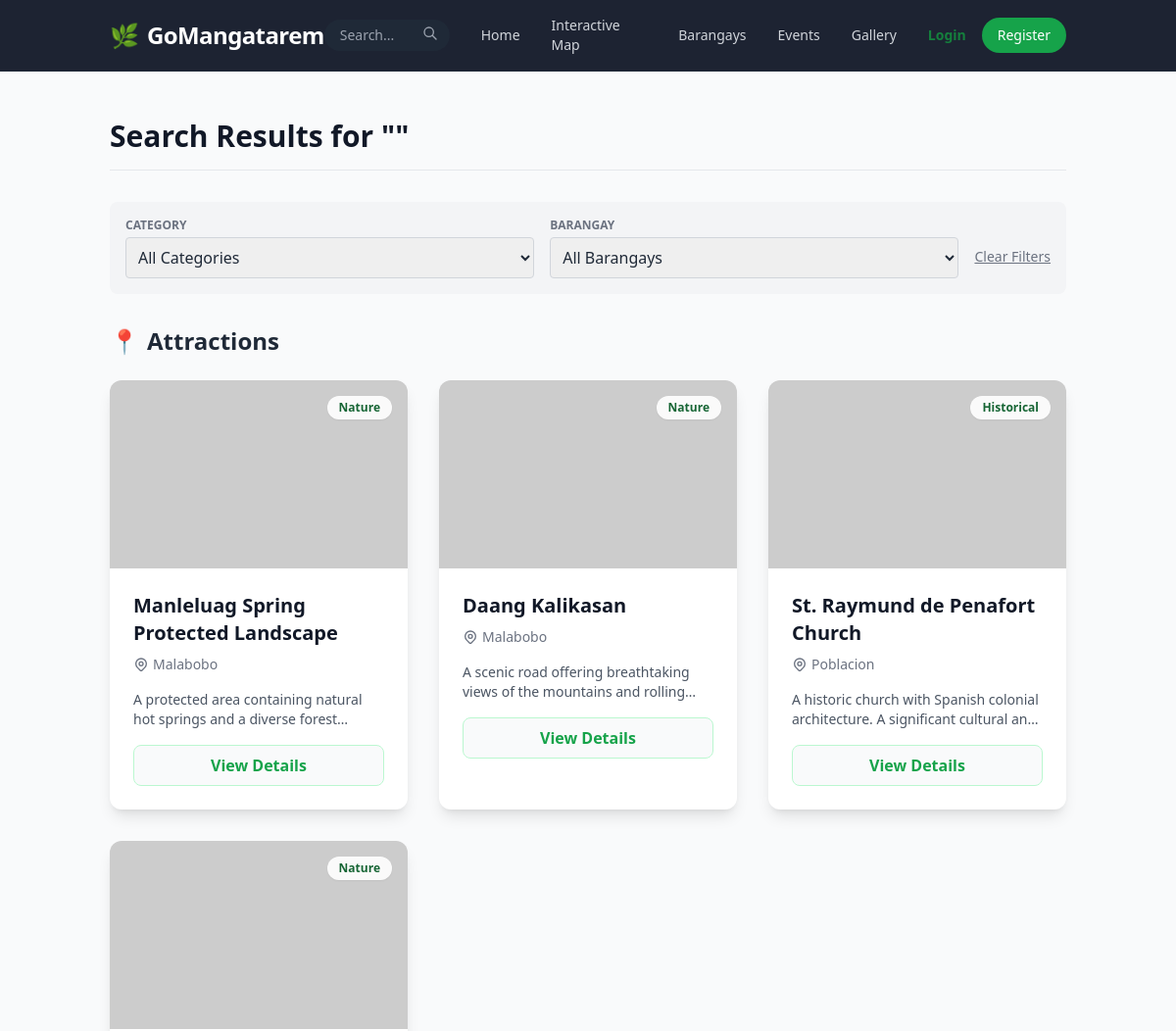
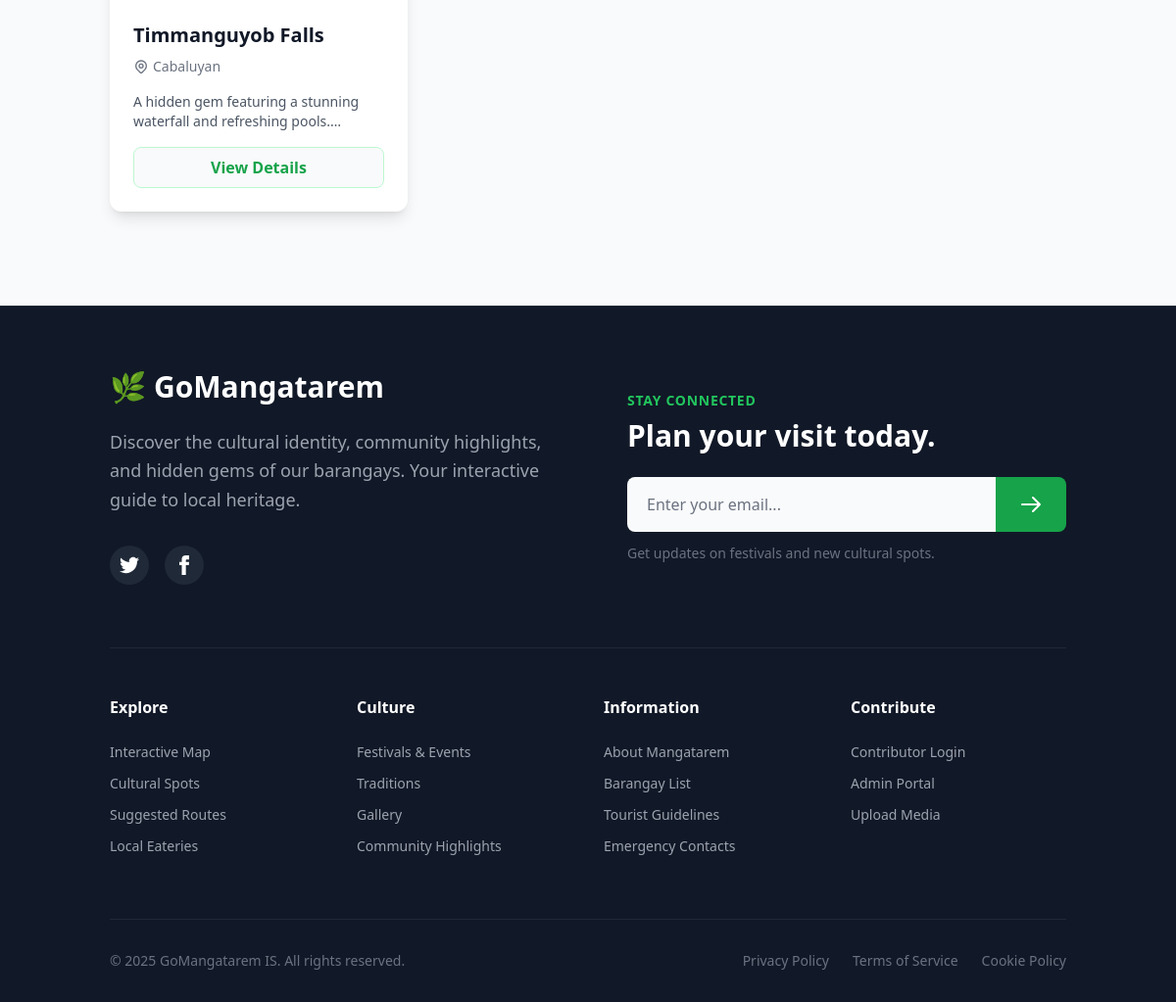
Screenshot of /search with the database file from the repository (2 pictures, top to bottom).
### models.py (models this page shows)
class Attraction(db.Model):
    id = db.Column(db.Integer, primary_key=True)
    name = db.Column(db.String(100), nullable=False)
    description = db.Column(db.Text, nullable=False)
    category = db.Column(db.String(50), nullable=False) # Nature, Historical, Religious, etc.
    barangay = db.Column(db.String(100), nullable=True)
    lat = db.Column(db.Float, nullable=False)
    lng = db.Column(db.Float, nullable=False)
    image_url = db.Column(db.String(200), nullable=True)
    status = db.Column(db.String(20), default='pending') # 'pending', 'approved'
    user_id = db.Column(db.Integer, db.ForeignKey('user.id'), nullable=True)
    created_at = db.Column(db.DateTime, default=datetime.utcnow)

### routes/public.py (the view, shortened to what this page needs)
@public_bp.route('/search')
def search():
    query = request.args.get('q', '')
    category_filter = request.args.get('category', '')
    barangay_filter = request.args.get('barangay', '')
    attractions_query = Attraction.query.filter_by(status='approved')
    events_query = Event.query.filter_by(status='approved')
    if category_filter and category_filter != 'all':
        attractions_query = attractions_query.filter(Attraction.category == category_filter)
        events_query = events_query.filter(Event.category == category_filter)
    if barangay_filter and barangay_filter != 'all':
        attractions_query = attractions_query.filter(Attraction.barangay == barangay_filter)
        events_query = events_query.filter(Event.barangay == barangay_filter)
    attractions = attractions_query.all()
    events = events_query.all()
    available_categories = db.session.query(Attraction.category).distinct().all()
    available_barangays = db.session.query(Attraction.barangay).filter(Attraction.barangay != None).distinct().all()
    return render_template('search_results.html',
                         query=query,
                         attractions=attractions,
                         events=events,
                         categories=[c[0] for c in available_categories],
                         barangays=[b[0] for b in available_barangays],
                         selected_category=category_filter,
                         selected_barangay=barangay_filter)

### templates/search_results.html (shortened to what this page needs)
{% extends 'base.html' %}
{% block content %}
<div class="container mx-auto px-6 py-12 min-h-[60vh]">
    <h1 class="text-3xl font-bold mb-8 text-gray-900 border-b pb-4">
        Search Results for ""
    </h1>
    <div class="bg-gray-100 p-4 rounded-lg mb-8">
        <form action="{{ url_for('public.search') }}" method="GET" class="flex flex-col md:flex-row gap-4">
            <div class="flex-1">
                <label class="block text-xs font-bold text-gray-500 uppercase mb-1">Category</label>
                <select name="category" onchange="this.form.submit()"
                    class="w-full p-2 rounded border border-gray-300 focus:border-green-500 focus:ring-1 focus:ring-green-500">
                    <option value="all">All Categories</option>
                </select>
            </div>
            <div class="flex-1">
                <label class="block text-xs font-bold text-gray-500 uppercase mb-1">Barangay</label>
                <select name="barangay" onchange="this.form.submit()"
                    class="w-full p-2 rounded border border-gray-300 focus:border-green-500 focus:ring-1 focus:ring-green-500">
                    <option value="all">All Barangays</option>
                </select>
            </div>
            <div class="flex items-end">
                <a href="{{ url_for('public.search', q=query) }}"
                    class="text-sm text-gray-500 hover:text-red-500 underline mb-3">Clear Filters</a>
            </div>
        </form>
    </div>
    {% if attractions %}
    <div class="mb-12">
        <h2 class="text-2xl font-bold mb-6 flex items-center gap-2">
            <span class="text-green-600">📍</span> Attractions
        </h2>
        <div class="grid grid-cols-1 md:grid-cols-2 lg:grid-cols-3 gap-8">
            {% for attraction in attractions %}
            <div
                class="bg-white rounded-xl shadow-lg overflow-hidden group hover:shadow-2xl transition duration-300 transform hover:-translate-y-1">
                <div class="relative h-48 overflow-hidden">
                    {% if attraction.image_url %}
                    <img src="{{ attraction.image_url }}" alt="{{ attraction.name }}"
                        class="w-full h-full object-cover transform group-hover:scale-110 transition duration-500">
                    {% else %}
                    <div class="w-full h-full bg-gray-200 flex items-center justify-center">
                        <span class="text-gray-400">No Image</span>
                    </div>
                    {% endif %}
                    <div
                        class="absolute top-4 right-4 bg-white/90 backdrop-blur-sm px-3 py-1 rounded-full text-xs font-bold text-green-800 shadow-sm">
                        {{ attraction.category }}
                    </div>
                </div>
                <div class="p-6">
                    <h3 class="text-xl font-bold mb-2 text-gray-900 group-hover:text-green-600 transition">{{
                        attraction.name }}</h3>
                    <p class="text-sm text-gray-500 mb-4 flex items-center gap-1">
                        {{ attraction.barangay or 'Mangatarem' }}
                    </p>
                    <p class="text-gray-600 mb-4 line-clamp-2 text-sm">{{ attraction.description }}</p>
                    <a href="{{ url_for('public.attraction_detail', id=attraction.id) }}"
                        class="inline-block w-full text-center bg-gray-50 hover:bg-green-50 text-green-600 font-semibold py-2 rounded-lg border border-green-200 transition duration-300">
                        View Details
                    </a>
                </div>
            </div>
            {% endfor %}
        </div>
    </div>
    {% endif %}
</div>
{% endblock %}

### templates/base.html (shortened to what this page needs)
<!DOCTYPE html>
<html lang="en">
<head>
    <link rel="stylesheet" href="{{ url_for('static', filename='css/main.css') }}">
</head>
<body class="bg-gray-50 text-gray-800 flex flex-col {% block body_height %}min-h-screen{% endblock %}">
    <nav class="bg-gray-900/95 backdrop-blur-md border-b border-gray-800 sticky top-0 z-50 transition-all duration-300">
        <div class="container mx-auto px-6 py-4">
            <div class="flex justify-between items-center">
                <a href="{{ url_for('public.index') }}"
                    class="text-2xl font-bold text-white flex items-center gap-2 group">
                    <span
                        class="transform group-hover:rotate-12 transition-transform duration-300 text-green-500">🌿</span>
                    <span class="tracking-tight">GoMangatarem</span>
                </a>
                <div class="hidden md:flex space-x-8 items-center text-sm font-medium text-gray-300">
                    <form action="{{ url_for('public.search') }}" method="GET" class="relative group">
                        <input type="text" name="q" placeholder="Search..."
                            class="bg-gray-800 text-gray-300 text-sm rounded-full px-4 py-1.5 focus:outline-none focus:ring-2 focus:ring-green-500 w-32 focus:w-48 transition-all duration-300">
                        <button type="submit" class="absolute right-3 top-1.5 text-gray-400 hover:text-white">
                            <svg class="w-4 h-4" fill="none" stroke="currentColor" viewBox="0 0 24 24">
                                <path stroke-linecap="round" stroke-linejoin="round" stroke-width="2"
                                    d="M21 21l-6-6m2-5a7 7 0 11-14 0 7 7 0 0114 0z"></path>
                            </svg>
                        </button>
                    </form>
                    {% if current_user.is_authenticated %}
                    {% if current_user.role == 'admin' %}
                    {% include 'includes/admin_nav.html' %}
                    {% elif current_user.role == 'contributor' %}
                    {% include 'includes/barangay_nav.html' %}
                    {% else %}
                    {% include 'includes/user_nav.html' %}
                    {% endif %}
                    {% else %}
                    {% include 'includes/guest_nav.html' %}
                    {% endif %}
                </div>
            </div>
        </div>
    </nav>
    <main class="flex-grow">
        {% block content %}{% endblock %}
    </main>
    {% block footer %}
    <footer class="bg-gray-900 text-white pt-16 pb-8 border-t border-gray-800">
        <div class="container mx-auto px-6">
            <div class="grid grid-cols-1 lg:grid-cols-2 gap-12 mb-16">
                <div class="space-y-6">
                    <a href="#" class="text-3xl font-bold flex items-center gap-2 text-white">
                        <span>🌿</span> GoMangatarem
                    </a>
                    <p class="text-gray-400 text-lg max-w-md leading-relaxed">
                        Discover the cultural identity, community highlights, and hidden gems of our barangays. Your
                        interactive guide to local heritage.
                    </p>
                    <div class="flex space-x-4 pt-2">
                        <a href="#"
                            class="w-10 h-10 rounded-full bg-gray-800 flex items-center justify-center hover:bg-green-700 transition duration-300">
                        </a>
                        <a href="#"
                            class="w-10 h-10 rounded-full bg-gray-800 flex items-center justify-center hover:bg-green-700 transition duration-300">
                            <svg class="w-5 h-5" fill="currentColor" viewBox="0 0 24 24">
                                <path
                                    d="M9 8h-3v4h3v12h5v-12h3.642l.358-4h-4v-1.667c0-.955.192-1.333 1.115-1.333h2.885v-5h-3.808c-3.596 0-5.192 1.583-5.192 4.615v3.385z" />
                            </svg>
                        </a>
                    </div>
                </div>
                <div class="flex flex-col justify-center lg:items-end">
                    <div class="w-full max-w-md">
                        <span class="text-green-500 font-semibold tracking-wider uppercase text-sm mb-2 block">Stay
                            Connected</span>
                        <h3 class="text-3xl font-bold mb-6">Plan your visit today.</h3>
                        <form class="flex w-full">
                            <input type="email" placeholder="Enter your email..."
                                class="w-full px-5 py-4 rounded-l-lg bg-gray-50 text-gray-900 border-none focus:ring-2 focus:ring-green-500 outline-none placeholder-gray-500" />
                            <button type="submit"
                                class="bg-green-600 hover:bg-green-700 text-white font-bold py-4 px-6 rounded-r-lg transition duration-300 flex items-center justify-center">
                                <svg class="w-6 h-6" fill="none" stroke="currentColor" viewBox="0 0 24 24">
                                    <path stroke-linecap="round" stroke-linejoin="round" stroke-width="2"
                                        d="M14 5l7 7m0 0l-7 7m7-7H3"></path>
                                </svg>
                            </button>
                        </form>
                        <p class="text-gray-500 text-sm mt-3">Get updates on festivals and new cultural spots.</p>
                    </div>
                </div>
            </div>
            <hr class="border-gray-800 mb-12">
            <div class="grid grid-cols-2 md:grid-cols-4 gap-8 mb-16">
                <div>
                    <h4 class="text-white font-bold mb-6">Explore</h4>
                    <ul class="space-y-3 text-sm text-gray-400">
                        <li><a href="#" class="hover:text-green-400 transition">Interactive Map</a></li>
                        <li><a href="#" class="hover:text-green-400 transition">Cultural Spots</a></li>
                        <li><a href="#" class="hover:text-green-400 transition">Suggested Routes</a></li>
                        <li><a href="#" class="hover:text-green-400 transition">Local Eateries</a></li>
                    </ul>
                </div>
                <div>
                    <h4 class="text-white font-bold mb-6">Culture</h4>
                    <ul class="space-y-3 text-sm text-gray-400">
                        <li><a href="#" class="hover:text-green-400 transition">Festivals & Events</a></li>
                        <li><a href="#" class="hover:text-green-400 transition">Traditions</a></li>
                        <li><a href="#" class="hover:text-green-400 transition">Gallery</a></li>
                        <li><a href="#" class="hover:text-green-400 transition">Community Highlights</a></li>
                    </ul>
                </div>
                <div>
                    <h4 class="text-white font-bold mb-6">Information</h4>
                    <ul class="space-y-3 text-sm text-gray-400">
                        <li><a href="#" class="hover:text-green-400 transition">About Mangatarem</a></li>
                        <li><a href="#" class="hover:text-green-400 transition">Barangay List</a></li>
                        <li><a href="#" class="hover:text-green-400 transition">Tourist Guidelines</a></li>
                        <li><a href="#" class="hover:text-green-400 transition">Emergency Contacts</a></li>
                    </ul>
                </div>
                <div>
                    <h4 class="text-white font-bold mb-6">Contribute</h4>
                    <ul class="space-y-3 text-sm text-gray-400">
                        <li><a href="#" class="hover:text-green-400 transition">Contributor Login</a></li>
                        <li><a href="#" class="hover:text-green-400 transition">Admin Portal</a></li>
                        <li><a href="#" class="hover:text-green-400 transition">Upload Media</a></li>
                    </ul>
                </div>
            </div>
            <div
                class="flex flex-col md:flex-row justify-between items-center pt-8 border-t border-gray-800 text-sm text-gray-500">
                <p>&copy; 2025 GoMangatarem IS. All rights reserved.</p>
                <div class="flex space-x-6 mt-4 md:mt-0">
                    <a href="#" class="hover:text-white transition">Privacy Policy</a>
                    <a href="#" class="hover:text-white transition">Terms of Service</a>
                    <a href="#" class="hover:text-white transition">Cookie Policy</a>
                </div>
            </div>
        </div>
    </footer>
    {% endblock %}
</body>
</html>

### templates/includes/guest_nav.html
<a href="{{ url_for('public.index') }}" class="hover:text-green-600 transition">Home</a>
<a href="{{ url_for('public.map_view') }}" class="hover:text-green-600 transition">Interactive Map</a>
<a href="{{ url_for('public.barangays') }}" class="hover:text-green-600 transition">Barangays</a>
<a href="{{ url_for('public.events') }}" class="hover:text-green-600 transition">Events</a>
<a href="{{ url_for('public.gallery') }}" class="hover:text-green-600 transition">Gallery</a>
<div class="flex items-center gap-2">
    <a href="{{ url_for('auth.login') }}"
        class="text-green-700 font-bold hover:text-green-900 transition text-sm mr-2">Login</a>
    <a href="{{ url_for('auth.register') }}"
        class="bg-green-600 text-white px-4 py-2 rounded-full hover:bg-green-700 transition text-sm">Register</a>
</div>

### rows the page displays
Attraction: category "Nature", name "Manleluag Spring Protected Landscape", barangay "Malabobo", description "A protected area containing natural hot springs and a diverse…"
Attraction: category "Nature", name "Daang Kalikasan", barangay "Malabobo", description "A scenic road offering breathtaking views of the mountains and…"
Attraction: category "Historical", name "St. Raymund de Penafort Church", barangay "Poblacion", description "A historic church with Spanish colonial architecture. A significant cultural…"
Attraction: category "Nature", name "Timmanguyob Falls", barangay "Cabaluyan", description "A hidden gem featuring a stunning waterfall and refreshing…"
